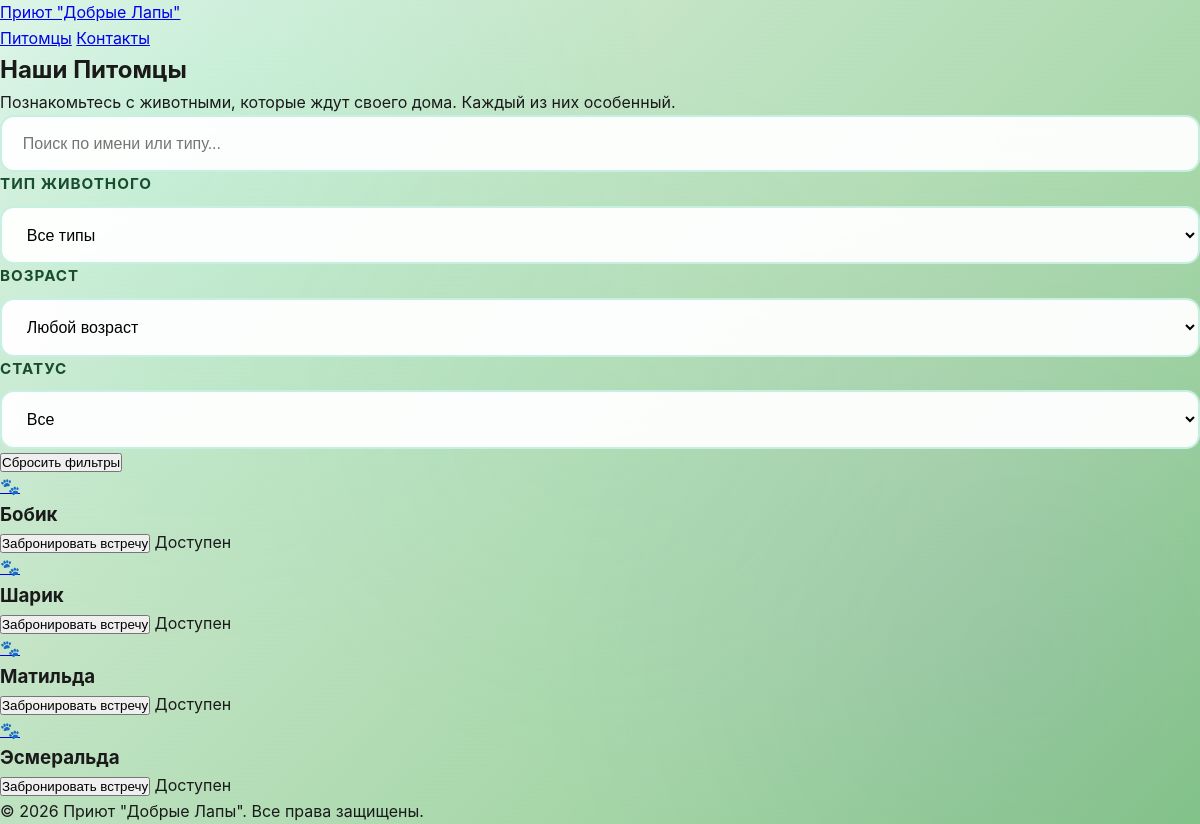
The app's page / (signed in) with its own data.
### shelter/models.py (models this page shows)
class Animal(models.Model):
    STATUS = [('free','Свободен'),('booked','Забронирован')]
    name = models.CharField(max_length=100)
    type = models.CharField(max_length=50)
    age = models.IntegerField()
    status = models.CharField(max_length=10, choices=STATUS, default='free')
    @property
    def is_booked(self):
        return AdoptionRequest.objects.filter(animal=self, status='approved').exists()

### shelter/views.py (the view, shortened to what this page needs)
# urls.py: path('', include('shelter.urls')),  # главная страница — animals_list
def animals_list(request):
    animals = Animal.objects.all()
    return render(request, 'shelter/animals_list.html', {'animals': animals})

### shelter/templates/shelter/animals_list.html (shortened to what this page needs)
{% extends 'shelter/base.html' %}
{% load static %}
{% block content %}
<section class="container mx-auto px-4 py-12">
    <div class="text-center mb-12">
        <h1 class="text-4xl md:text-5xl font-bold mb-4">Наши Питомцы</h1>
        <p class="text-gray-600 text-lg max-w-2xl mx-auto">
            Познакомьтесь с животными, которые ждут своего дома. Каждый из них особенный.
        </p>
    </div>
    <div class="max-w-4xl mx-auto mb-12">
        <div class="bg-white rounded-2xl shadow-lg p-6">
            <div class="space-y-4">
                <input type="text" id="animal-search" placeholder="Поиск по имени или типу..." class="form-input w-full p-3 rounded-lg border" value="{{ search_query|default:'' }}">
                <div class="grid md:grid-cols-3 gap-4">
                    <div>
                        <label class="form-label">Тип животного</label>
                        <select name="animal_type" class="form-select w-full p-2 rounded border">
                            <option value="">Все типы</option>
                        </select>
                    </div>
                    <div>
                        <label class="form-label">Возраст</label>
                        <select name="age" class="form-select w-full p-2 rounded border">
                            <option value="">Любой возраст</option>
                        </select>
                    </div>
                    <div>
                        <label class="form-label">Статус</label>
                        <select name="status" class="form-select w-full p-2 rounded border">
                            <option value="">Все</option>
                        </select>
                    </div>
                </div>
                {% url 'animals_list' as animals_url %}
                <button type="button" onclick="window.location.href='{{ animals_url }}'" class="text-purple-600 hover:text-purple-700 font-semibold mt-4">
                    Сбросить фильтры
                </button>
            </div>
        </div>
    </div>
    <div class="grid md:grid-cols-2 lg:grid-cols-3 xl:grid-cols-4 gap-6">
        {% for animal in animals %}
        <div class="bg-white rounded-2xl shadow-lg overflow-hidden">
            <a href="{% url 'animal_detail' animal.id %}">
                {% if animal.image %}
                <img src="{{ animal.image.url }}" alt="{{ animal.name }}" class="w-full h-48 object-cover">
                {% else %}
                <div class="flex items-center justify-center h-48 text-6xl">🐾</div>
                {% endif %}
            </a>
            <div class="p-4">
                <h3 class="font-bold text-xl mb-2">{{ animal.name }}</h3>
                {% if animal.is_booked %}
                    <button disabled class="mt-2 w-full bg-gray-400 text-white py-2 rounded">Забронирован</button>
                {% else %}
                    {% if user.is_authenticated %}
                        <button onclick="bookAppointment('{{ animal.id }}')" class="mt-2 w-full bg-purple-600 text-white py-2 rounded hover:bg-purple-700">
                            Забронировать встречу
                        </button>
                    {% else %}
                        <a href="{% url 'login' %}?next={% url 'animal_detail' animal.id %}" class="mt-2 w-full block bg-purple-600 text-white py-2 rounded text-center hover:bg-purple-700">
                            Войдите для бронирования
                        </a>
                    {% endif %}
                {% endif %}
                <span class="text-sm mt-2 {% if animal.status == 'free' %}text-green-600{% else %}text-yellow-600{% endif %}">
                    {% if animal.status == 'free' %}Доступен{% else %}Забронирован{% endif %}
                </span>
            </div>
        </div>
        {% endfor %}
    </div>
</section>
{% endblock %}

### shelter/static/shelter/css/style.css (style rules this page uses)
:root { --forest-dark: #1a4d2e; --forest-main: #2d7a4f; --leaf-bright: #4ecca3; --mint-fresh: #7df9c0; --sage-light: #e8f5e9; --neon-cyan: #00ffc6; --neon-violet: #a855f7; --neon-blue: #3b82f6; --neon-pink: #ec4899; --electric-lime: #84ff00; --gradient-nature: linear-gradient(135deg, #1a4d2e 0%, #4ecca3 100%); --gradient-cyber: linear-gradient(135deg, #00ffc6 0%, #a855f7 50%, #ec4899 100%); --gradient-organic: linear-gradient(120deg, #2d7a4f 0%, #4ecca3 50%, #7df9c0 100%); --gradient-glow: linear-gradient(135deg, #84ff00 0%, #00ffc6 100%); --bg-primary: #0f2027; --bg-card: rgba(255, 255, 255, 0.95); --bg-glass: rgba(255, 255, 255, 0.12); --bg-dark-glass: rgba(26, 77, 46, 0.15); --shadow-soft: 0 4px 20px rgba(29, 122, 79, 0.2); --shadow-medium: 0 8px 32px rgba(29, 122, 79, 0.3); --shadow-strong: 0 15px 50px rgba(29, 122, 79, 0.4); --glow-cyan: 0 0 25px rgba(0, 255, 198, 0.6), 0 0 50px rgba(0, 255, 198, 0.3); --glow-violet: 0 0 25px rgba(168, 85, 247, 0.6), 0 0 50px rgba(168, 85, 247, 0.3); --glow-nature: 0 0 30px rgba(78, 204, 163, 0.5); }
* { margin: 0; padding: 0; box-sizing: border-box; }
body { font-family: 'Space Grotesk', 'Inter', -apple-system, sans-serif; background: linear-gradient(135deg, #e8f5e9 0%, #c8e6c9 30%, #a5d6a7 70%, #81c784 100%); color: #1a1a1a; line-height: 1.6; overflow-x: hidden; position: relative; }
body::before { content: ''; position: fixed; inset: 0; background: radial-gradient(circle at 15% 20%, rgba(0, 255, 198, 0.08), transparent 40%), radial-gradient(circle at 85% 80%, rgba(168, 85, 247, 0.08), transparent 40%), radial-gradient(circle at 50% 50%, rgba(78, 204, 163, 0.05), transparent 50%); z-index: -1; animation: breathe 12s ease-in-out infinite; }
body::after { content: ''; position: fixed; inset: 0; background-image: repeating-linear-gradient(0deg, transparent, transparent 2px, rgba(0, 255, 198, 0.03) 2px, rgba(0, 255, 198, 0.03) 4px); z-index: -1; opacity: 0.3; }
.form-label { display: block; margin-bottom: 0.6rem; font-weight: 700; color: var(--forest-dark); font-size: 0.95rem; text-transform: uppercase; letter-spacing: 1px; }
.form-input, .form-select, .form-textarea { width: 100%; padding: 1.1rem 1.3rem; border: 2px solid rgba(78, 204, 163, 0.3); border-radius: 14px; font-size: 1rem; transition: all 0.4s cubic-bezier(0.34, 1.56, 0.64, 1); background: rgba(255, 255, 255, 0.95); backdrop-filter: blur(10px); }

### staticfiles/css/main.e6c13ad2.css (style rules this page uses)
body { -webkit-font-smoothing:antialiased;-moz-osx-font-smoothing:grayscale;font-family:-apple-system,BlinkMacSystemFont,Segoe UI,Roboto,Oxygen,Ubuntu,Cantarell,Fira Sans,Droid Sans,Helvetica Neue,sans-serif;margin:0 }

### records on screen
Animal: name "Бобик", status "Доступен"
Animal: name "Шарик", status "Доступен"
Animal: name "Матильда", status "Доступен"
Animal: name "Эсмеральда", status "Доступен"
